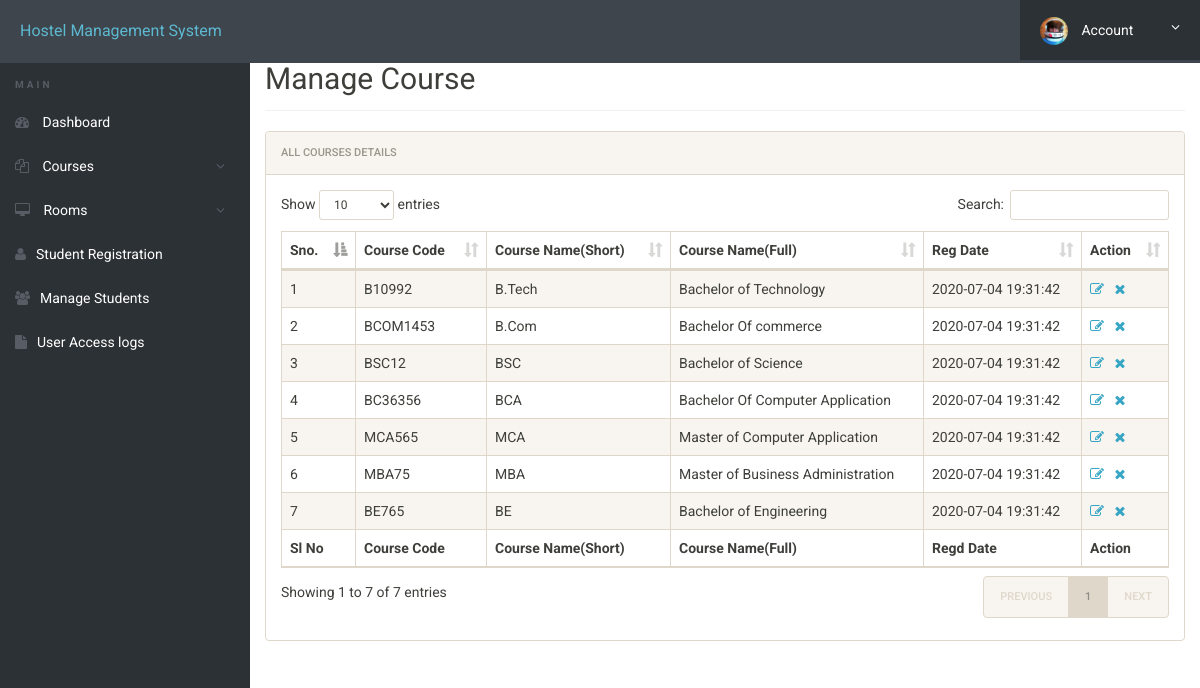
Screenshot of /admin/manage-courses.php (signed in) with the database file from the repository.
### tables this page shows
CREATE TABLE `courses` (
  `id` int(11) NOT NULL,
  `course_code` varchar(255) DEFAULT NULL,
  `course_sn` varchar(255) DEFAULT NULL,
  `course_fn` varchar(255) DEFAULT NULL,
  `posting_date` timestamp NULL DEFAULT current_timestamp()
);

### admin/manage-courses.php (the view, shortened to what this page needs)
<?php
include('includes/config.php');
?>
<!doctype html>
<html lang="en" class="no-js">
<head>
	<link rel="stylesheet" href="css/font-awesome.min.css">
	<link rel="stylesheet" href="css/bootstrap.min.css">
	<link rel="stylesheet" href="css/dataTables.bootstrap.min.css">
	<link rel="stylesheet" href="css/bootstrap-social.css">
	<link rel="stylesheet" href="css/bootstrap-select.css">
	<link rel="stylesheet" href="css/fileinput.min.css">
	<link rel="stylesheet" href="css/awesome-bootstrap-checkbox.css">
	<link rel="stylesheet" href="css/style.css">
</head>
<body>
	<?php include('includes/header.php');?>
	<div class="ts-main-content">
			<?php include('includes/sidebar.php');?>
		<div class="content-wrapper">
			<div class="container-fluid">
				<div class="row">
					<div class="col-md-12">
						<h2 class="page-title" style="margin-top:4%">Manage Course</h2>
						<div class="panel panel-default">
							<div class="panel-heading">All Courses Details</div>
							<div class="panel-body">
								<table id="zctb" class="display table table-striped table-bordered table-hover" cellspacing="0" width="100%">
									<thead>
										<tr>
											<th>Sno.</th>
											<th>Course Code</th>
											<th>Course Name(Short)</th>
											<th>Course Name(Full)</th>
											<th>Reg Date </th>
											<th>Action</th>
										</tr>
									</thead>
									<tfoot>
										<tr>
											<th>Sl No</th>
											<th>Course Code</th>
											<th>Course Name(Short)</th>
											<th>Course Name(Full)</th>
											<th>Regd Date</th>
											<th>Action</th>										</tr>
									</tfoot>
									<tbody>
<?php
$ret="select * from courses";
$stmt= $mysqli->prepare($ret) ;
$stmt->execute() ;
$res=$stmt->get_result();
$cnt=1;
while($row=$res->fetch_object())
	  {
	  	?>
<tr><td><?php echo $cnt;;?></td>
<td><?php echo $row->course_code;?></td>
<td><?php echo $row->course_sn;?></td>
<td><?php echo $row->course_fn;?></td>
<td><?php echo $row->posting_date;?></td>
<td><a href="edit-course.php?id=<?php echo $row->id;?>"><i class="fa fa-edit"></i></a>&nbsp;&nbsp;
<a href="manage-courses.php?del=<?php echo $row->id;?>" onclick="return confirm("Do you want to delete");"><i class="fa fa-close"></i></a></td>
										</tr>
									<?php
$cnt=$cnt+1;
									 } ?>
									</tbody>
								</table>
							</div>
						</div>
					</div>
				</div>
			</div>
		</div>
	</div>
</body>
</html>

### admin/includes/header.php (shortened to what this page needs)
<div class="brand clearfix">
		<a href="#" class="logo" style="font-size:16px;">Hostel Management System</a>
		<ul class="ts-profile-nav">
			<li class="ts-account">
				<a href="#"><img src="img/ts-avatar.jpg" class="ts-avatar hidden-side" alt=""> Account <i class="fa fa-angle-down hidden-side"></i></a>
			</li>
		</ul>
	</div>

### admin/includes/sidebar.php (shortened to what this page needs)
<nav class="ts-sidebar">
			<ul class="ts-sidebar-menu">
				<li class="ts-label">Main</li>
				<li><a href="dashboard.php"><i class="fa fa-dashboard"></i> Dashboard</a></li>
					<li><a href="#"><i class="fa fa-files-o"></i> Courses</a>
				</li>
					<li><a href="#"><i class="fa fa-desktop"></i> Rooms</a>
				</li>
				<li><a href="registration.php"><i class="fa fa-user"></i>Student Registration</a></li>
				<li><a href="manage-students.php"><i class="fa fa-users"></i>Manage Students</a></li>
				<li><a href="access-log.php"><i class="fa fa-file"></i>User Access logs</a></li>
		</nav>

### admin/css/style.css (style rules this page uses)
html { font-size: 14px; }
@media only screen and (min-width: 480px) { html { font-size: 17px; } }
@media only screen and (min-width: 768px) { html { font-size: 14px; } }
body { font-size: 1em; }
a { color: #37a6c4; }
.panel { overflow: hidden; }
ul, li { margin: 0; padding: 0; list-style: none; }
.page-title { padding-bottom: 15px; margin-bottom: 20px; border-bottom: 1px solid #f0f0f0; }
.brand { background: #3e454c; position: relative; z-index: 3; position: fixed; width: 100%; top: 0; }
.brand .logo { box-sizing: border-box; padding: 20px; float: left; display: block; width: 200px; }
@media only screen and (min-width: 992px) { .brand .logo { width: 250px; } }
.brand .ts-profile-nav { float: right; display: none; }
.brand .ts-profile-nav li { float: left; position: relative; }
.brand .ts-profile-nav li a { display: block; padding: 20px; color: #fff; }
.brand .ts-profile-nav .ts-account .fa-angle-down { float: right; }
.brand .ts-profile-nav .ts-account > a { width: 180px; background: #2c3136; }
.brand .ts-profile-nav .ts-account .ts-avatar { border-radius: 50%; height: 28px; margin: -10px 0; margin-right: 10px; }
@media only screen and (min-width: 992px) { .brand .ts-profile-nav { display: block; } }
.ts-sidebar { background: #2c3136; max-height: 0; transition: max-height 0.3s; overflow: hidden; position: fixed; z-index: 2; width: 100%; bottom: 0; top: 60px; overflow-y: auto; }
@media only screen and (min-width: 992px) { .ts-sidebar { max-height: 100%; bottom: 0; } }
.ts-sidebar-menu .ts-label { color: #585c64; font-weight: bold; padding: 8px 15px; text-transform: uppercase; font-size: 10px; letter-spacing: 3px; margin-top: 10px; }
.ts-sidebar-menu a { display: block; text-decoration: none; padding: 12px 15px; color: #fff; }
.ts-sidebar-menu li { position: relative; }
.ts-sidebar-menu li i { color: #585c64; margin-right: 10px; }
.ts-main-content .content-wrapper { padding-top: 15px; margin-top: 10px; }
@media only screen and (min-width: 992px) { .ts-main-content .ts-sidebar { width: 250px; float: left; } }
@media only screen and (min-width: 992px) { .ts-main-content .content-wrapper { margin-left: 250px; } }

### rows the page displays
courses: course_code "B10992", course_sn "B.Tech", course_fn "Bachelor of Technology", posting_date "2020-07-04 19:31:42"
courses: course_code "BCOM1453", course_sn "B.Com", course_fn "Bachelor Of commerce", posting_date "2020-07-04 19:31:42"
courses: course_code "BSC12", course_sn "BSC", course_fn "Bachelor of Science", posting_date "2020-07-04 19:31:42"
courses: course_code "BC36356", course_sn "BCA", course_fn "Bachelor Of Computer Application", posting_date "2020-07-04 19:31:42"
courses: course_code "MCA565", course_sn "MCA", course_fn "Master of Computer Application", posting_date "2020-07-04 19:31:42"
courses: course_code "MBA75", course_sn "MBA", course_fn "Master of Business Administration", posting_date "2020-07-04 19:31:42"
courses: course_code "BE765", course_sn "BE", course_fn "Bachelor of Engineering", posting_date "2020-07-04 19:31:42"
